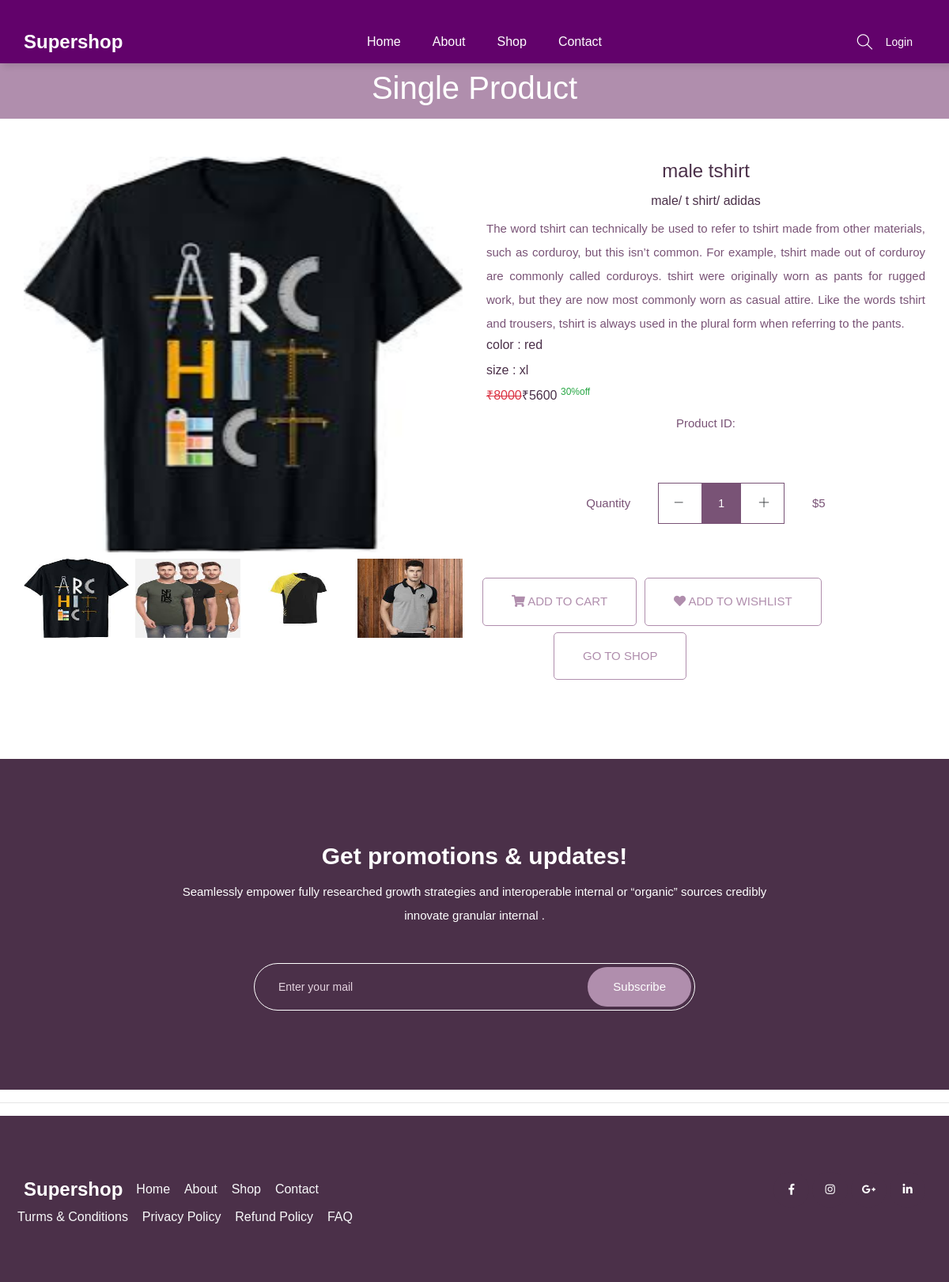
Screenshot of /single-product/3/ with the database file from the repository.
### mainapp/models.py (models this page shows, shortened)
class Product(models.Model):
    id = models.AutoField(primary_key=True)
    name=models.CharField(max_length=40,unique=True)
    maincategory=models.ForeignKey(MainCategory,on_delete=models.CASCADE)
    subcategory=models.ForeignKey(SubCategory,on_delete=models.CASCADE)
    brand=models.ForeignKey(Brand,on_delete=models.CASCADE)
    baseprice=models.IntegerField()
    discount=models.IntegerField()
    finalprice=models.IntegerField()
    stock=models.BooleanField(default=True)
    color=models.CharField(max_length=30)
    size=models.CharField(max_length=30)
    description=models.TextField(default="")
    pic1 =models.ImageField(upload_to="uploads/product")
    pic2 =models.ImageField(upload_to="uploads/product",default=None,blank=True,null=True)
    pic3 =models.ImageField(upload_to="uploads/product",default=None,blank=True,null=True)
    pic4 =models.ImageField(upload_to="uploads/product",default=None,blank=True,null=True)

class MainCategory(models.Model):
    id = models.AutoField(primary_key=True)
    name=models.CharField(max_length=40,unique=True)

class SubCategory(models.Model):
    id = models.AutoField(primary_key=True)
    name=models.CharField(max_length=40,unique=True)

class Brand(models.Model):
    id = models.AutoField(primary_key=True)
    name=models.CharField(max_length=40,unique=True)
    pic =models.ImageField(upload_to="uploads/brand")

### mainapp/views.py (the view)
# urls.py: path('single-product/<int:id>/',mainapp.singleproductpage,name='single-product'),
def singleproductpage(Request,id):
    products = Product.objects.get(id=id)
    context = {'products': products}
    return render(Request,'single-product.html',context)

### mainapp/templates/single-product.html (shortened to what this page needs)
{% extends "index.html" %}
{% load static %}
{% block body %}
    <section class="breadcrumb_part">
      <div class="container">
          <div class="row">
              <div class="col-lg-12">
                  <div class="breadcrumb_iner">
                      <h2>Single product </h2>
                  </div>
              </div>
          </div>
      </div>
  </section>
  <div class="product_list section_padding pt-5">
    <div class="container">
      <div class="row justify-content-center">
        <div class="col-md-6">
          <div id="carouselExampleIndicators" class="carousel slide" data-ride="carousel">
            <div class="carousel-inner">
              <div class="carousel-item active">
                <img src="{{products.pic1.url}}"  height="500px" width="100%" class="d-block " alt="images">
              </div>
            </div>
            <div class="d-flex justify-content-between mt-2">
              <img src="{{products.pic1.url}}" data-target="#carouselExampleIndicators" data-slide-to="0" height="100px" width="24%"  alt="images">
              {% if products.pic2 %}
              <img src="{{products.pic2.url}}" data-target="#carouselExampleIndicators" data-slide-to="1" height="100px" width="24%"  alt="images">
              {% endif %}
              {% if products.pic3 %}
              <img src="{{products.pic3.url}}" data-target="#carouselExampleIndicators" data-slide-to="2" height="100px" width="24%"  alt="images">
              {% endif %}
              {% if products.pic4 %}
              <img src="{{products.pic4.url}}" data-target="#carouselExampleIndicators" data-slide-to="3" height="100px" width="24%"  alt="images">
              {% endif %}
            </div>
            <a class="carousel-control-prev" href="#carouselExampleIndicators" role="button" data-slide="prev">
              <span class="carousel-control-prev-icon" aria-hidden="true"></span>
            </a>
            <a class="carousel-control-next" href="#carouselExampleIndicators" role="button" data-slide="next">
              <span class="carousel-control-next-icon" aria-hidden="true"></span>
            </a>
          </div>
        </div>
        <div class="col-md-6">
          <div class="single_product_text text-center">
            <h3>{{products.name}}</h3>
            <h5>{{products.maincategory.name}}/ {{products.subcategory.name}}/ {{products.brand.name}}</h5>
            <p class="text-justify">{{products.description}}</p>
            <h5 class="text-left">color : {{products.color}}</h5>
            <h5 class="text-left">size : {{products.size}}</h5>
            <h5 class="text-left"><del class="text-danger">&#8377;{{products.baseprice}}</del>&#8377;{{products.finalprice}} <sup class="text-success">{{products.discount}}%off</sup></h5>
            <form action="{% url 'add-to-cart' %}" method="post">
              <p>Product ID: {{ products.product_id }}</p>
              <div class="card_area">
                  <div class="product_count_area">
                      <p>Quantity</p>
                      <div class="product_count d-inline-block">
                          <span class="product_count_item number-decrement"> <i class="ti-minus"></i></span>
                          <input class="product_count_item input-number" type="text" name="qty" value="1" min="1">
                          <span class="product_count_item number-increment"> <i class="ti-plus"></i></span>
                      </div>
                      <p>$5</p>
                  </div>
                  <div class="row add_to_cart">
                      <button type="submit" style="margin-left: 10px;" class="btn_3 mt-2">
                          <i class="fa fa-shopping-cart"></i> Add To cart
                      </button>
                      <a href="{% url 'add-to-wishlist' products.id %}" style="margin-left: 10px;" class="btn_3 mt-2">
                          <i class="fa fa-heart"></i> Add To Wishlist
                      </a>
                      <a href="/shop/All/All/All" class="btn_3 mt-2" style="margin-left: 100px;">Go To Shop</a>
                  </div>
              </div>
          </form>
          </div>
        </div>
      </div>
    </div>
  </div>
   <section class="subscribe_part section_padding">
      <div class="container">
          <div class="row justify-content-center">
              <div class="col-lg-8">
                  <div class="subscribe_part_content">
                      <h2>Get promotions & updates!</h2>
                      <p>Seamlessly empower fully researched growth strategies and interoperable internal or “organic” sources credibly innovate granular internal .</p>
                      <div class="subscribe_form">
                          <input type="email" placeholder="Enter your mail">
                          <a href="#" class="btn_1">Subscribe</a>
                      </div>
                  </div>
              </div>
          </div>
      </div>
  </section>
{% endblock %}

### mainapp/static/css/all.css (style rules this page uses)
.fa, .fas, .far, .fal, .fab { -moz-osx-font-smoothing: grayscale; -webkit-font-smoothing: antialiased; display: inline-block; font-style: normal; font-variant: normal; text-rendering: auto; line-height: 1; }
.fa-heart:before { content: "\f004"; }
.fa-shopping-cart:before { content: "\f07a"; }
.fa, .fas { font-family: 'Font Awesome 5 Free'; font-weight: 900; }

### rows the page displays
Product: pic1 (picture), pic2 (picture), pic3 (picture), pic4 (picture), name "male tshirt", maincategory.name "male", subcategory.name "t shirt", brand.name "adidas", description "The word tshirt can technically be used to refer to tshirt made from other materials, such as corduroy, but this isn’t common. For example, tshirt made out of corduroy are commonly called corduroys. tshirt were originally worn as pants for rugged work, but they are now most commonly worn as casual attire. Like the words tshirt and trousers, tshirt is always used in the plural form when referring to the pants.", color "red", size "xl", baseprice "8000", finalprice "5600", discount "30"
